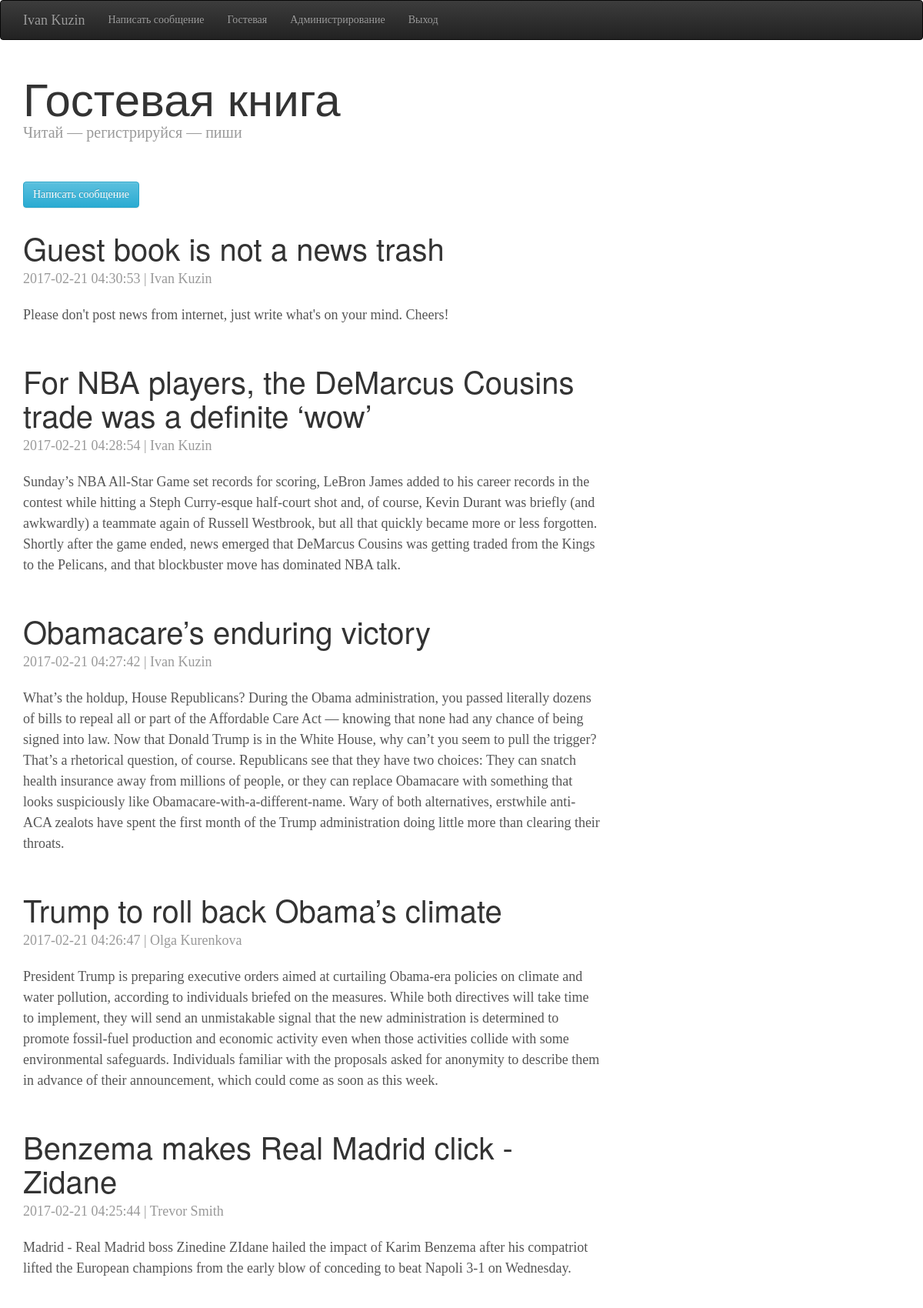
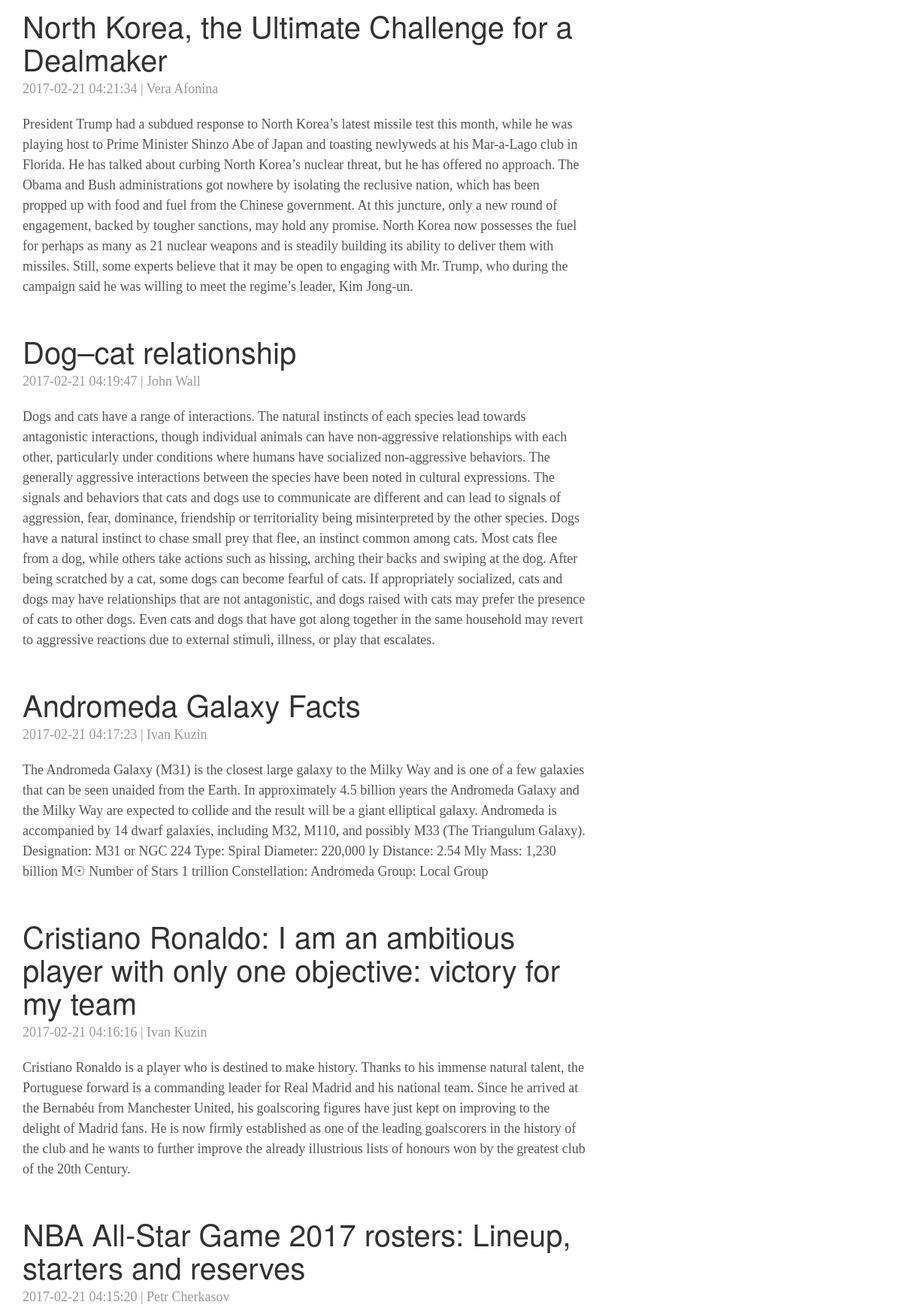
The app's page / (signed in, upper part) with its own data (2 pictures, top to bottom).
### tables this page shows
CREATE TABLE `gb_user` (
  `ID` int(11) NOT NULL,
  `NAME` varchar(255) NOT NULL,
  `EMAIL` varchar(255) NOT NULL,
  `PASSWORD` varchar(255) NOT NULL,
  `GROUP_ID` int(11) NOT NULL DEFAULT '2'
);

CREATE TABLE `gb_messages` (
  `ID` int(11) NOT NULL,
  `DATE` datetime NOT NULL DEFAULT CURRENT_TIMESTAMP,
  `AUTHOR_ID` int(11) NOT NULL,
  `TITLE` varchar(255) NOT NULL,
  `MESSAGE` longtext NOT NULL,
  `PUBLISHED` char(1) NOT NULL DEFAULT 'N'
);

### engine/PDOWorker.php (called while the page is built, shortened)
<?php
class PDOWorker
{
    private static $PDOInstance;
    public function __construct($dbHost, $dbName, $charset, $dbUser, $dbPassword)
    {
        if (!self::$PDOInstance) {
            try {
                self::$PDOInstance = new PDO('mysql:host=' . $dbHost . ';dbname=' . $dbName . ';charset=' . $charset, $dbUser, $dbPassword);
                self::$PDOInstance->setAttribute(PDO::ATTR_EMULATE_PREPARES, false);
            } catch (PDOException $e) {
                file_put_contents(ROOT_DIR . '/engine/log/error.log', date("d.m.Y H:i:s") . ": " . $e->getMessage() . "\n", FILE_APPEND);
                die(DB_CONNECTION_ERROR);
            }
        }
        return self::$PDOInstance;
    }
    public function fetchAllAssoc($statement)
    {
        return self::$PDOInstance->query($statement)->fetchAll(PDO::FETCH_ASSOC);
    }
    public function fetchColAssoc($statement, $data)
    {
        $dbData = self::$PDOInstance->prepare($statement);
        $dbData->execute($data);
        return $dbData->fetchColumn();
    }
}

### engine/Prolog.php (called while the page is built, shortened)
<?php
require_once($_SERVER["DOCUMENT_ROOT"] . "/engine/MessagesOutput.php");
require_once($_SERVER["DOCUMENT_ROOT"] . "/engine/Users.php");
$messages = new MessagesOutput();
$users = new Users();

### engine/Users.php (called while the page is built, shortened)
<?php
require_once($_SERVER["DOCUMENT_ROOT"] . "/engine/PDOWorker.php");
class Users
{
    private static $pdoObj = null;
    public function __construct()
    {
        self::$pdoObj = new PDOWorker(DB_HOST, DB_NAME, DB_CHARSET, DB_USER, DB_PASSWORD);
    }
    public function getUserFields($idArr)
    {
        $users = self::$pdoObj->fetchAllAssoc("SELECT ID, NAME, EMAIL FROM `gb_user` WHERE ID IN (" . implode(',', $idArr) . ")");
        $userFields = [];
        foreach ($users as $user) {
            $userFields[$user["ID"]] = $user;
        }
        return $userFields;
    }
    public function isUser()
    {
        return isset($_SESSION["LOGIN_USER"]) ? true : false;
    }
    public function isAdmin()
    {
        $group = "";
        if ($this->isUser()) {
            $data = array("email" => $_SESSION["LOGIN_USER"]);
            $group = self::$pdoObj->fetchColAssoc("SELECT GROUP_ID FROM `gb_user` WHERE EMAIL = :email", $data);
        }
        return $group == ADMIN_GROUP ? true : false;
    }
    public function getUserName()
    {
        $user_name = "";
        if ($this->isUser()) {
            $data = array("email" => $_SESSION["LOGIN_USER"]);
            $user_name = self::$pdoObj->fetchColAssoc("SELECT NAME FROM `gb_user` WHERE EMAIL = :email", $data);
        }
        return $user_name;
    }
}

### engine/PaginationTrait.php (called while the page is built, shortened)
<?php
Trait PaginationTrait
{
    public function getPageNum()
    {
        $pageNum = 1;
        return $pageNum;
    }
}

### engine/MessagesOutput.php (called while the page is built, shortened)
<?php
require_once($_SERVER["DOCUMENT_ROOT"] . "/engine/PDOWorker.php");
require_once($_SERVER["DOCUMENT_ROOT"] . "/engine/PaginationTrait.php");
class MessagesOutput
{
    private static $pdoObj = null;
    private $allMessages = "SELECT * FROM `gb_messages`";
    private $publishedMessages = " WHERE PUBLISHED='Y'";
    public function __construct()
    {
        self::$pdoObj = new PDOWorker(DB_HOST, DB_NAME, DB_CHARSET, DB_USER, DB_PASSWORD);
    }
    private function getMessages($options = "")
    {
        return(self::$pdoObj->fetchAllAssoc($this->allMessages . $options));
    }
    public function getUserPage()
    {
        $offset = ($this->getPageNum() - 1) * USER_PAGE_MESSAGES;
        return($this->getMessages($this->publishedMessages . " ORDER BY ID DESC LIMIT " . USER_PAGE_MESSAGES . " OFFSET " . $offset));
    }
}

### template/elements/gb_messages.php (the view)
<?php
$authorIdArr = [];
$tmpMessages = [];
foreach ($messages->getUserPage() as $k => $v) {
    $authorIdArr[$k] = $v["AUTHOR_ID"];
    $tmpMessages[$k] = $v;
}
$authorFields = $users->getUserFields($authorIdArr);
foreach ($tmpMessages as $message): ?>
    <div class="gb-post">
        <h2 class="gb-post-title"><?=$message["TITLE"]?></h2>
        <p class="gb-post-meta"><?=$message["DATE"]?> | <?=$authorFields[$message["AUTHOR_ID"]]["NAME"]?></p>
        <p><?=$message["MESSAGE"]?></p>
    </div>
<? endforeach; ?>

### template/header.php (shortened to what this page needs)
<!DOCTYPE html>
<html lang="ru">
<head>
    <link rel="stylesheet" href="https://maxcdn.bootstrapcdn.com/bootstrap/3.3.7/css/bootstrap.min.css">
    <link rel="stylesheet" href="https://maxcdn.bootstrapcdn.com/bootstrap/3.3.7/css/bootstrap-theme.min.css">
    <link rel="stylesheet" href="/template/css/style.css">
</head>
<body>
<div class="gp-page">
    <nav class="navbar navbar-inverse">
        <div class="container">
            <div class="navbar-header">
                <span class="navbar-brand">
                    <?php if($users->isUser()): ?>
                        <?=$users->getUserName();?>
                    <?php else: ?>
                        <span class="glyphicon glyphicon-book" aria-hidden="true"></span>
                    <?php endif; ?>
                </span>
            </div>
            <div id="navbar" class="navbar-collapse collapse">
                <ul class="nav navbar-nav">
                    <?php if($users->isUser()): ?>
                        <li><a href="#" type="button" data-toggle="modal" data-target="#Modal_Message"><?=WRITE_MESSAGE_OPTION?></a></li>
                        <?php if($users->isAdmin()): ?>
                            <li><a href="/"><?=HOME_OPTION?></a></li>
                            <li><a href="/messages/"><?=ADMIN_OPTION?></a></li>
                        <?php endif; ?>
                        <li><a href="#" class="logout"><?=LOGOUT_OPTION?></a></li>
                    <?php else: ?>
                        <li><a href="#" type="button" data-toggle="modal" data-target="#Modal_Login"><?=LOGIN_OPTION?></a></li>
                    <?php endif; ?>
                </ul>
            </div>
        </div>
    </nav>
    <div class="container">

### template/css/style.css (style rules this page uses)
html { position: relative; min-height: 100%; }
body { font-family: Georgia, "Times New Roman", Times, serif; color: #555; margin-bottom: 180px; }
h1, h2 { margin-top: 0; font-family: "Helvetica Neue", Helvetica, Arial, sans-serif; font-weight: normal; color: #333; }
.gp-page { min-height: 100%; height: auto !important; margin: 0 auto -101px; }
.gb-post { margin-bottom: 50px; }
.gb-post-title { margin-bottom: 5px; font-size: 40px; }
.gb-post-meta { margin-bottom: 20px; color: #999; }

### records on screen
gb_user: NAME "Ivan Kuzin"
gb_messages: TITLE "Guest book is not a news trash", DATE "2017-02-21 04:30:53", AUTHOR_ID.NAME "Ivan Kuzin", MESSAGE "Please don't post news from internet, just write what's on your mind. Cheers!"
gb_messages: TITLE "For NBA players, the DeMarcus Cousins trade was a definite ‘wow’", DATE "2017-02-21 04:28:54", AUTHOR_ID.NAME "Ivan Kuzin", MESSAGE "Sunday’s NBA All-Star Game set records for scoring, LeBron James added to his career records in the contest while hitting a Steph Curry-esque half-court shot and, of course, Kevin Durant was briefly (and awkwardly) a teammate again of Russell Westbrook, but all that quickly became more or less forgotten. Shortly after the game ended, news emerged that DeMarcus Cousins was getting traded from the Kings to the Pelicans, and that blockbuster move has dominated NBA talk."
gb_messages: TITLE "Obamacare’s enduring victory", DATE "2017-02-21 04:27:42", AUTHOR_ID.NAME "Ivan Kuzin", MESSAGE "What’s the holdup, House Republicans? During the Obama administration, you passed literally dozens of bills to repeal all or part of the Affordable Care Act — knowing that none had any chance of being signed into law. Now that Donald Trump is in the White House, why can’t you seem to pull the trigger? That’s a rhetorical question, of course. Republicans see that they have two choices: They can snatch health insurance away from millions of people, or they can replace Obamacare with something that looks suspiciously like Obamacare-with-a-different-name. Wary of both alternatives, erstwhile anti-ACA zealots have spent the first month of the Trump administration doing little more than clearing…"
gb_messages: TITLE "Trump to roll back Obama’s climate", DATE "2017-02-21 04:26:47", AUTHOR_ID.NAME "Olga Kurenkova", MESSAGE "President Trump is preparing executive orders aimed at curtailing Obama-era policies on climate and water pollution, according to individuals briefed on the measures. While both directives will take time to implement, they will send an unmistakable signal that the new administration is determined to promote fossil-fuel production and economic activity even when those activities collide with some environmental safeguards. Individuals familiar with the proposals asked for anonymity to describe them in advance of their announcement, which could come as soon as this week."
gb_messages: TITLE "Benzema makes Real Madrid click - Zidane", DATE "2017-02-21 04:25:44", AUTHOR_ID.NAME "Trevor Smith", MESSAGE "Madrid - Real Madrid boss Zinedine ZIdane hailed the impact of Karim Benzema after his compatriot lifted the European champions from the early blow of conceding to beat Napoli 3-1 on Wednesday."
gb_messages: TITLE "North Korea, the Ultimate Challenge for a Dealmaker", DATE "2017-02-21 04:21:34", AUTHOR_ID.NAME "Vera Afonina", MESSAGE "President Trump had a subdued response to North Korea’s latest missile test this month, while he was playing host to Prime Minister Shinzo Abe of Japan and toasting newlyweds at his Mar-a-Lago club in Florida. He has talked about curbing North Korea’s nuclear threat, but he has offered no approach. The Obama and Bush administrations got nowhere by isolating the reclusive nation, which has been propped up with food and fuel from the Chinese government. At this juncture, only a new round of engagement, backed by tougher sanctions, may hold any promise. North Korea now possesses the fuel for perhaps as many as 21 nuclear weapons and is steadily building its ability to deliver them with…"
gb_messages: TITLE "Dog–cat relationship", DATE "2017-02-21 04:19:47", AUTHOR_ID.NAME "John Wall", MESSAGE "Dogs and cats have a range of interactions. The natural instincts of each species lead towards antagonistic interactions, though individual animals can have non-aggressive relationships with each other, particularly under conditions where humans have socialized non-aggressive behaviors. The generally aggressive interactions between the species have been noted in cultural expressions. The signals and behaviors that cats and dogs use to communicate are different and can lead to signals of aggression, fear, dominance, friendship or territoriality being misinterpreted by the other species. Dogs have a natural instinct to chase small prey that flee, an instinct common among cats. Most cats flee…"
gb_messages: TITLE "Andromeda Galaxy Facts", DATE "2017-02-21 04:17:23", AUTHOR_ID.NAME "Ivan Kuzin", MESSAGE "The Andromeda Galaxy (M31) is the closest large galaxy to the Milky Way and is one of a few galaxies that can be seen unaided from the Earth. In approximately 4.5 billion years the Andromeda Galaxy and the Milky Way are expected to collide and the result will be a giant elliptical galaxy. Andromeda is accompanied by 14 dwarf galaxies, including M32, M110, and possibly M33 (The Triangulum Galaxy). Designation: M31 or NGC 224 Type: Spiral Diameter: 220,000 ly Distance: 2.54 Mly Mass: 1,230 billion M☉ Number of Stars 1 trillion Constellation: Andromeda Group: Local Group"
gb_messages: TITLE "Cristiano Ronaldo: I am an ambitious player with only one objective: victory for my team", DATE "2017-02-21 04:16:16", AUTHOR_ID.NAME "Ivan Kuzin", MESSAGE "Cristiano Ronaldo is a player who is destined to make history. Thanks to his immense natural talent, the Portuguese forward is a commanding leader for Real Madrid and his national team. Since he arrived at the Bernabéu from Manchester United, his goalscoring figures have just kept on improving to the delight of Madrid fans. He is now firmly established as one of the leading goalscorers in the history of the club and he wants to further improve the already illustrious lists of honours won by the greatest club of the 20th Century."
gb_messages: TITLE "NBA All-Star Game 2017 rosters: Lineup, starters and reserves", DATE "2017-02-21 04:15:20", AUTHOR_ID.NAME "Petr Cherkasov"

### other values on screen
WRITE_MESSAGE_OPTION "Написать сообщение"
HOME_OPTION "Гостевая"
ADMIN_OPTION "Администрирование"
LOGOUT_OPTION "Выход"
INDEX_TITLE "Гостевая книга"
INDEX_SUB_TITLE "Читай — регистрируйся — пиши"
WRITE_MESSAGE_BUTTON "Написать сообщение"
